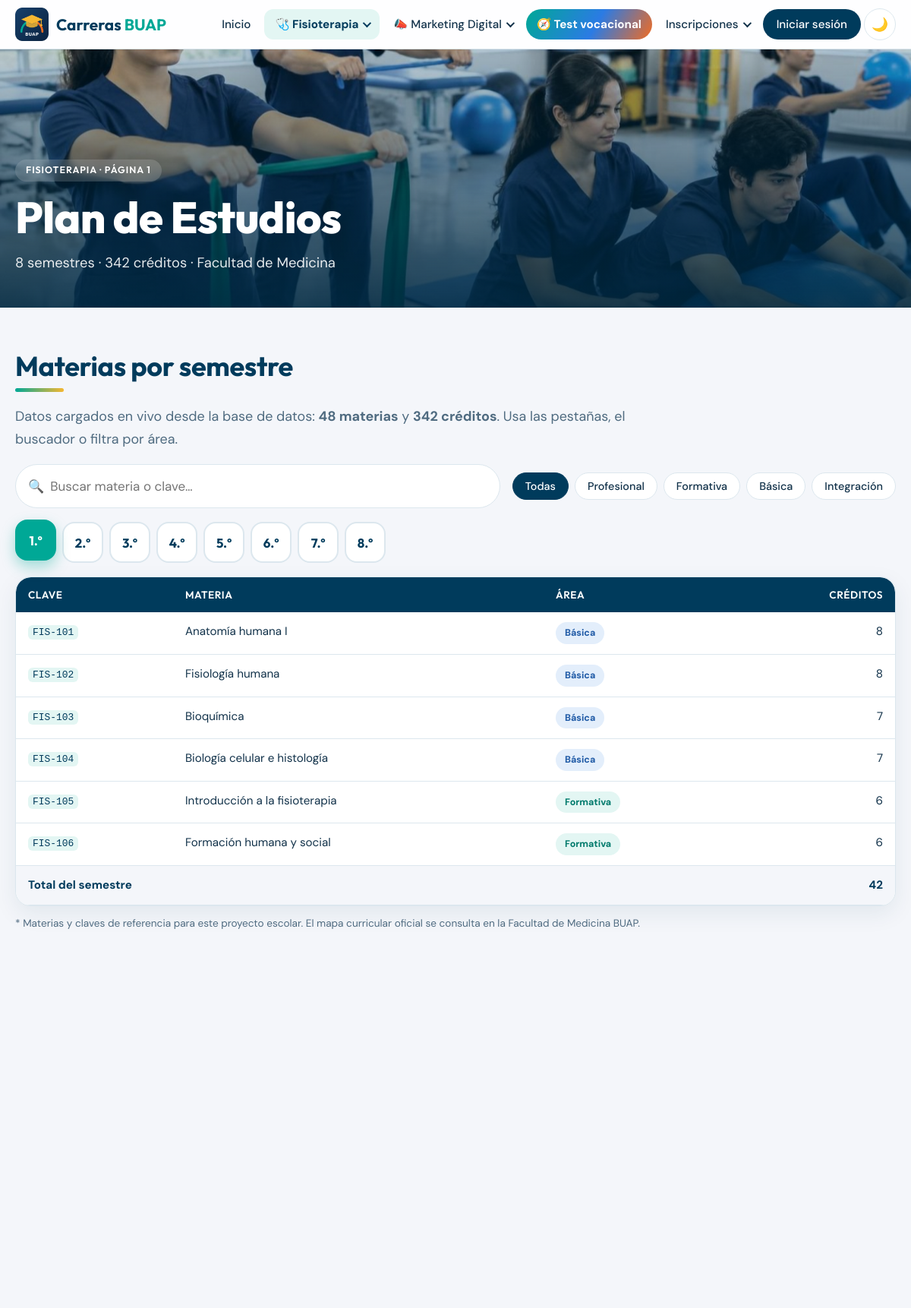
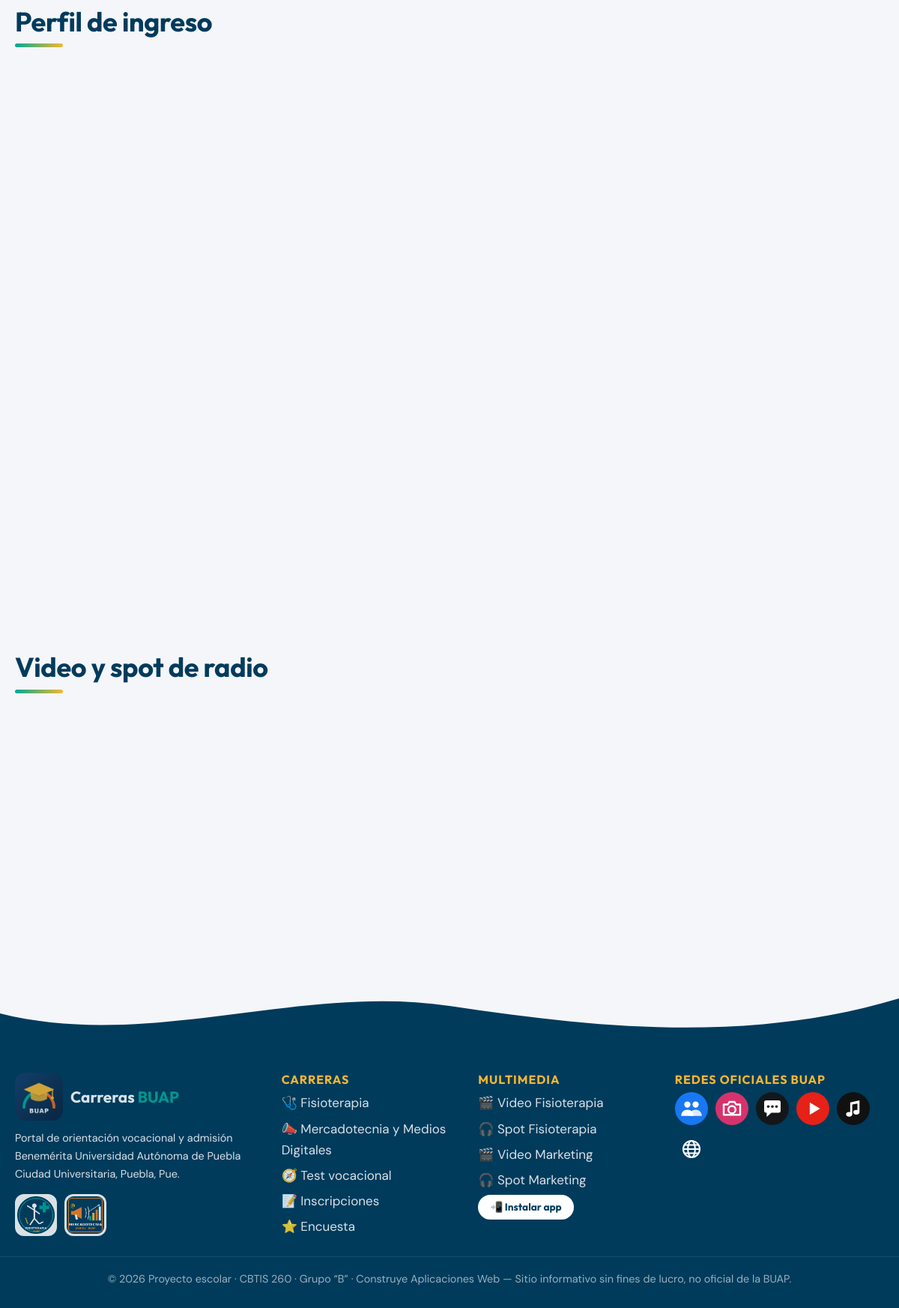
The app's page /plan.php with its own data (2 pictures, top to bottom).
### tables this page shows
CREATE TABLE pwa_materias (
  id          INT UNSIGNED NOT NULL AUTO_INCREMENT,
  carrera_id  TINYINT UNSIGNED NOT NULL,
  semestre    TINYINT UNSIGNED NOT NULL,
  clave       VARCHAR(12)  NOT NULL,
  nombre      VARCHAR(120) NOT NULL,
  area        VARCHAR(20)  NOT NULL,
  creditos    TINYINT UNSIGNED NOT NULL DEFAULT 4,
  PRIMARY KEY (id),
  UNIQUE KEY uq_pwa_materias_clave (carrera_id, clave),
  KEY idx_pwa_materias_sem (carrera_id, semestre),
  CONSTRAINT fk_pwa_materias_carrera FOREIGN KEY (carrera_id) REFERENCES pwa_carreras (id)
);

### includes/carreras.php (called while the page is built, shortened)
<?php
function carrera_actual(?string $slug = null): array
{
    $slug = $slug ?? (string)($_GET['c'] ?? '');
    return CARRERAS[$slug] ?? CARRERAS['fisioterapia'];
}
function slug_area(string $a): string
{
    return strtolower(strtr($a, ['á' => 'a', 'é' => 'e', 'í' => 'i', 'ó' => 'o', 'ú' => 'u', 'Á' => 'a', ' ' => '-']));
}

### includes/auth.php (called while the page is built, shortened)
<?php
require_once __DIR__ . '/db.php';
require_once __DIR__ . '/carreras.php';
function e($texto): string
{
    return htmlspecialchars((string)($texto ?? ''), ENT_QUOTES, 'UTF-8');
}
function usuario(): ?array
{
    return $_SESSION['usuario'] ?? null;
}

### includes/db.php (called while the page is built, shortened)
<?php
function db(): PDO
{
    static $pdo = null;
    if ($pdo instanceof PDO) {
        return $pdo;
    }
    $opciones = [
        PDO::ATTR_ERRMODE            => PDO::ERRMODE_EXCEPTION,
        PDO::ATTR_DEFAULT_FETCH_MODE => PDO::FETCH_ASSOC,
        PDO::ATTR_EMULATE_PREPARES   => false,
    ];
    try {
        if (DB_DRIVER === 'sqlite') {
            $pdo = new PDO('sqlite:' . DB_NAME, null, null, $opciones);
        } else {
            $dsn = 'mysql:host=' . DB_HOST . ';port=' . DB_PORT . ';dbname=' . DB_NAME . ';charset=utf8mb4';
            $pdo = new PDO($dsn, DB_USER, DB_PASS, $opciones);
        }
    } catch (PDOException $ex) {
        error_log('Error de conexión: ' . $ex->getMessage());
        http_response_code(500);
        $titulo = 'Sin conexión a la base de datos';
        include __DIR__ . '/error_db.php';
        exit;
    }
    return $pdo;
}
function q(string $sql, array $params = []): PDOStatement
{
    $st = db()->prepare($sql);
    $st->execute($params);
    return $st;
}

### plan.php (the view, shortened to what this page needs)
<?php
require_once __DIR__ . '/includes/auth.php';
$C = carrera_actual();
$pagina = 'plan';
$tema   = $C['slug'];
$banner = ['img' => $C['banner_plan'], 'ilus' => $C['ilustrado'], 'etiqueta' => $C['corto'] . ' · Página 1', 'titulo' => 'Plan de Estudios', 'sub' => $C['semestres'] . ' semestres · ' . $C['creditos'] . ' créditos · ' . $C['facultad']];
require __DIR__ . '/includes/header.php';
$materias = q('SELECT semestre, clave, nombre, area, creditos FROM pwa_materias WHERE carrera_id = ? ORDER BY semestre, clave', [$C['id']])->fetchAll();
$porSem = [];
foreach ($materias as $m) {
    $porSem[(int)$m['semestre']][] = $m;
}
$areas = q('SELECT area, COUNT(*) AS n, SUM(creditos) AS cr FROM pwa_materias WHERE carrera_id = ? GROUP BY area ORDER BY cr DESC', [$C['id']])->fetchAll();
$totalCr = array_sum(array_column($materias, 'creditos'));
?>
<section class="contenedor" id="semestres">
  <div class="cabecera-sec">
    <h2 class="titulo-sec">Materias por semestre</h2>
  </div>
  <p class="lead">Datos cargados en vivo desde la base de datos: <b><?= count($materias) ?> materias</b> y <b><?= (int)$totalCr ?> créditos</b>. Usa las pestañas, el buscador o filtra por área.</p>
  <div class="herramientas">
    <label class="buscador"><span aria-hidden="true">🔍</span><input type="search" id="buscaMateria" placeholder="Buscar materia o clave…" aria-label="Buscar materia"></label>
    <div class="filtros" id="filtrosArea" role="group" aria-label="Filtrar por área">
      <button class="chip-filtro activo" data-area="todas">Todas</button>
      <?php foreach ($areas as $a): ?>
        <button class="chip-filtro" data-area="<?= e(slug_area($a['area'])) ?>"><?= e($a['area']) ?></button>
      <?php endforeach; ?>
    </div>
  </div>
  <div class="tabs" id="tabs" role="tablist">
    <?php for ($s = 1; $s <= $C['semestres']; $s++): ?>
      <button class="tab<?= $s === 1 ? ' activo' : '' ?>" role="tab" data-sem="<?= $s ?>" aria-selected="<?= $s === 1 ? 'true' : 'false' ?>"><?= $s ?>.º</button>
    <?php endfor; ?>
  </div>
  <div id="paneles">
    <?php for ($s = 1; $s <= $C['semestres']; $s++): $lista = $porSem[$s] ?? []; $suma = array_sum(array_column($lista, 'creditos')); ?>
    <div class="panel-sem<?= $s === 1 ? ' visible' : '' ?>" data-sem="<?= $s ?>" role="tabpanel">
      <div class="scroll-x tarjeta-tabla">
        <table class="tabla">
          <thead><tr><th>Clave</th><th>Materia</th><th>Área</th><th class="num">Créditos</th></tr></thead>
          <tbody>
          <?php if (!$lista): ?>
            <tr class="vacio"><td colspan="4">Sin materias registradas.</td></tr>
          <?php else: foreach ($lista as $m): ?>
            <tr data-area="<?= e(slug_area($m['area'])) ?>">
              <td><code><?= e($m['clave']) ?></code></td>
              <td><?= e($m['nombre']) ?></td>
              <td><span class="chip area-<?= e(slug_area($m['area'])) ?>"><?= e($m['area']) ?></span></td>
              <td class="num"><?= (int)$m['creditos'] ?></td>
            </tr>
          <?php endforeach; endif; ?>
          </tbody>
          <?php if ($lista): ?><tfoot><tr><td colspan="3">Total del semestre</td><td class="num"><?= (int)$suma ?></td></tr></tfoot><?php endif; ?>
        </table>
      </div>
    </div>
    <?php endfor; ?>
  </div>
  <p class="nota">* <?= $C['slug'] === 'fisioterapia' ? 'Materias y claves de referencia para este proyecto escolar. El mapa curricular oficial se consulta en la Facultad de Medicina BUAP.' : 'Materias basadas en el mapa curricular del plan 2016 escolarizado; algunas claves y su distribución por semestre son de referencia. Consulta el mapa oficial en la Facultad de Ciencias de la Comunicación BUAP.' ?></p>
</section>
<section class="contenedor dos-col">
</section>
<?php include __DIR__ . '/contenido/' . $C['slug'] . '/plan_extra.php'; ?>
<?php require __DIR__ . '/includes/footer.php'; ?>

### includes/header.php (shortened to what this page needs)
<?php
require_once __DIR__ . '/auth.php';
$pagina      = $pagina ?? '';
$tema        = $tema ?? 'portal';
$u           = usuario();
$activo      = fn(string ...$p) => in_array($pagina, $p, true) ? ' activo' : '';
$enCarrera   = fn(string $slug) => ($tema === $slug && in_array($pagina, ['carrera', 'plan', 'campo'], true)) ? ' activo' : '';
?>
<!DOCTYPE html>
<html lang="es">
<head>
<link rel="stylesheet" href="assets/css/style.css?v=1">
</head>
<body class="tema-<?= e($tema) ?>" data-pagina="<?= e($pagina) ?>">
<header class="nav" id="nav">
  <a href="index.php" class="marca" aria-label="Inicio Carreras BUAP">
    <img src="assets/img/logos/portal.png" alt="" width="44" height="44">
    <span>Carreras<b>BUAP</b></span>
  </a>
  <nav id="menu" aria-label="Menú principal">
    <ul class="menu">
      <li><a href="index.php" class="enlace<?= $activo('inicio') ?>">Inicio</a></li>
      <?php foreach (CARRERAS as $cc): ?>
      <li class="dropdown">
        <button class="enlace<?= $enCarrera($cc['slug']) ?>" aria-expanded="false"><?= $cc['icono'] ?> <?= e($cc['corto']) ?> <i class="flecha"></i></button>
      </li>
      <?php endforeach; ?>
      <li><a href="test.php" class="enlace enlace-test<?= $activo('test') ?>">🧭 Test vocacional</a></li>
      <li class="dropdown">
        <button class="enlace<?= $activo('registro', 'encuesta') ?>" aria-expanded="false">Inscripciones <i class="flecha"></i></button>
      </li>
      <?php if ($u): ?>
      <li class="dropdown cuenta">
        <button class="enlace btn-nav" aria-expanded="false"><span class="avatar"><?= e(mb_strtoupper(mb_substr($u['nombre'], 0, 1))) ?></span><?= e(primer_nombre($u['nombre'])) ?> <i class="flecha"></i></button>
        <ul class="submenu derecha">
          <li class="sub-info"><small><?= e($u['correo']) ?></small><b><?= $u['rol'] === 'admin' ? 'Administrador' : 'Aspirante' ?></b></li>
          <li><a href="registro.php#ficha"><span>📝</span>Mis fichas</a></li>
          <li><a href="test.php#historial"><span>🧭</span>Mis resultados del test</a></li>
          <?php if (es_admin()): ?>
          <li><a href="panel.php"><span>📊</span>Panel de control</a></li>
          <li><a href="materias.php"><span>🛠️</span>CRUD de materias</a></li>
          <?php endif; ?>
          <li><a href="logout.php"><span>🚪</span>Cerrar sesión</a></li>
        </ul>
      </li>
      <?php else: ?>
      <li><a href="login.php" class="enlace btn-nav<?= $activo('login') ?>">Iniciar sesión</a></li>
      <?php endif; ?>
      <li><button class="tema" id="tema" aria-label="Cambiar a modo oscuro" title="Modo claro / oscuro">🌙</button></li>
    </ul>
  </nav>
</header>
<main id="contenido">
<?php if (!empty($banner)): ?>
<section class="banner<?= !empty($banner['ilus']) ? ' banner-ilus' : '' ?>">
  <img class="banner-img" src="<?= e($banner['img']) ?>" alt="" fetchpriority="high">
  <div class="banner-txt">
    <?php if (!empty($banner['etiqueta'])): ?><span class="etiqueta"><?= e($banner['etiqueta']) ?></span><?php endif; ?>
    <h1><?= e($banner['titulo']) ?></h1>
    <?php if (!empty($banner['sub'])): ?><p><?= e($banner['sub']) ?></p><?php endif; ?>
  </div>
</section>
<?php endif; ?>

### contenido/fisioterapia/plan_extra.php (shortened to what this page needs)
<section class="contenedor" id="ingreso">
  <h2 class="titulo-sec">Perfil de ingreso</h2>
  <div class="grid-3">
  </div>
</section>
<section class="contenedor" id="multimedia">
  <h2 class="titulo-sec">Video y spot de radio</h2>
  <div class="dos-col">
  </div>
</section>

### includes/footer.php (shortened to what this page needs)
</main>
<footer class="pie">
  <div class="pie-ola" aria-hidden="true">
    <svg viewBox="0 0 1440 80" preserveAspectRatio="none"><path d="M0 40 C 240 90 480 0 720 30 S 1200 80 1440 20 V80 H0Z"/></svg>
  </div>
  <div class="pie-grid">
    <div>
      <a href="index.php" class="marca marca-pie"><img src="assets/img/logos/portal.png" alt="Logo Carreras BUAP" width="64" height="64"><span>Carreras<b>BUAP</b></span></a>
      <p>Portal de orientación vocacional y admisión<br>Benemérita Universidad Autónoma de Puebla<br>Ciudad Universitaria, Puebla, Pue.</p>
      <div class="logos-carreras">
        <a href="carrera.php?c=fisioterapia" title="Fisioterapia"><img src="assets/img/logos/fisio-web.png" alt="Logo de Fisioterapia BUAP" width="56" height="56"></a>
        <a href="carrera.php?c=marketing" title="Mercadotecnia y Medios Digitales"><img src="assets/img/logos/mkt-web.png" alt="Logo de Mercadotecnia Digital BUAP" width="56" height="56"></a>
      </div>
    </div>
    <div>
      <h4>Carreras</h4>
      <ul>
        <li><a href="carrera.php?c=fisioterapia">🩺 Fisioterapia</a></li>
        <li><a href="carrera.php?c=marketing">📣 Mercadotecnia y Medios Digitales</a></li>
        <li><a href="test.php">🧭 Test vocacional</a></li>
        <li><a href="registro.php">📝 Inscripciones</a></li>
        <li><a href="encuesta.php">⭐ Encuesta</a></li>
      </ul>
    </div>
    <div>
      <h4>Multimedia</h4>
      <ul>
        <li><a href="assets/media/promo_fisioterapia.mp4" target="_blank" rel="noopener">🎬 Video Fisioterapia</a></li>
        <li><a href="assets/media/spot_fisioterapia.mp3" target="_blank" rel="noopener">🎧 Spot Fisioterapia</a></li>
        <li><a href="assets/media/promo_marketing.mp4" target="_blank" rel="noopener">🎬 Video Marketing</a></li>
        <li><a href="assets/media/spot_marketing.mp3" target="_blank" rel="noopener">🎧 Spot Marketing</a></li>
      </ul>
      <button id="instalar" class="btn btn-claro btn-chico" hidden>📲 Instalar app</button>
    </div>
    <div>
      <h4>Redes oficiales BUAP</h4>
      <div class="redes">
        <a href="https://www.facebook.com/BUAPoficial" target="_blank" rel="noopener" title="Facebook BUAP"><img src="assets/img/redes/facebook.svg" alt="Facebook de la BUAP" width="44" height="44"></a>
        <a href="https://www.instagram.com/buapoficial/" target="_blank" rel="noopener" title="Instagram BUAP"><img src="assets/img/redes/instagram.svg" alt="Instagram de la BUAP" width="44" height="44"></a>
        <a href="https://x.com/BUAPoficial" target="_blank" rel="noopener" title="X BUAP"><img src="assets/img/redes/x.svg" alt="X (Twitter) de la BUAP" width="44" height="44"></a>
        <a href="https://www.youtube.com/@BUAPoficial" target="_blank" rel="noopener" title="YouTube BUAP"><img src="assets/img/redes/youtube.svg" alt="YouTube de la BUAP" width="44" height="44"></a>
        <a href="https://www.tiktok.com/@buapoficial" target="_blank" rel="noopener" title="TikTok BUAP"><img src="assets/img/redes/tiktok.svg" alt="TikTok de la BUAP" width="44" height="44"></a>
        <a href="https://www.buap.mx" target="_blank" rel="noopener" title="Sitio oficial BUAP"><img src="assets/img/redes/web.svg" alt="Sitio oficial de la BUAP" width="44" height="44"></a>
      </div>
    </div>
  </div>
  <p class="copy">© 2026 Proyecto escolar · CBTIS 260 · Grupo “B” · Construye Aplicaciones Web — Sitio informativo sin fines de lucro, no oficial de la BUAP.</p>
</footer>
</body>
</html>

### records on screen
pwa_materias: clave "FIS-101", nombre "Anatomía humana I", area "Básica", creditos "8"
pwa_materias: clave "FIS-102", nombre "Fisiología humana", area "Básica", creditos "8"
pwa_materias: clave "FIS-103", nombre "Bioquímica", area "Básica", creditos "7"
pwa_materias: clave "FIS-104", nombre "Biología celular e histología", area "Básica", creditos "7"
pwa_materias: clave "FIS-105", nombre "Introducción a la fisioterapia", area "Formativa", creditos "6"
pwa_materias: clave "FIS-106", nombre "Formación humana y social", area "Formativa", creditos "6"

### other values on screen
$cc['icono'] "🩺"
$cc['corto'] "Fisioterapia"
$cc['icono'] "📣"
$cc['corto'] "Marketing Digital"
$banner['etiqueta'] "FISIOTERAPIA · PÁGINA 1"
$banner['titulo'] "Plan de Estudios"
$banner['sub'] "8 semestres · 342 créditos · Facultad de Medicina"
count($materias) "48"
$totalCr "342"
$a['area'] "Profesional"
$a['area'] "Formativa"
$a['area'] "Básica"
$a['area'] "Integración"
$suma "42"
